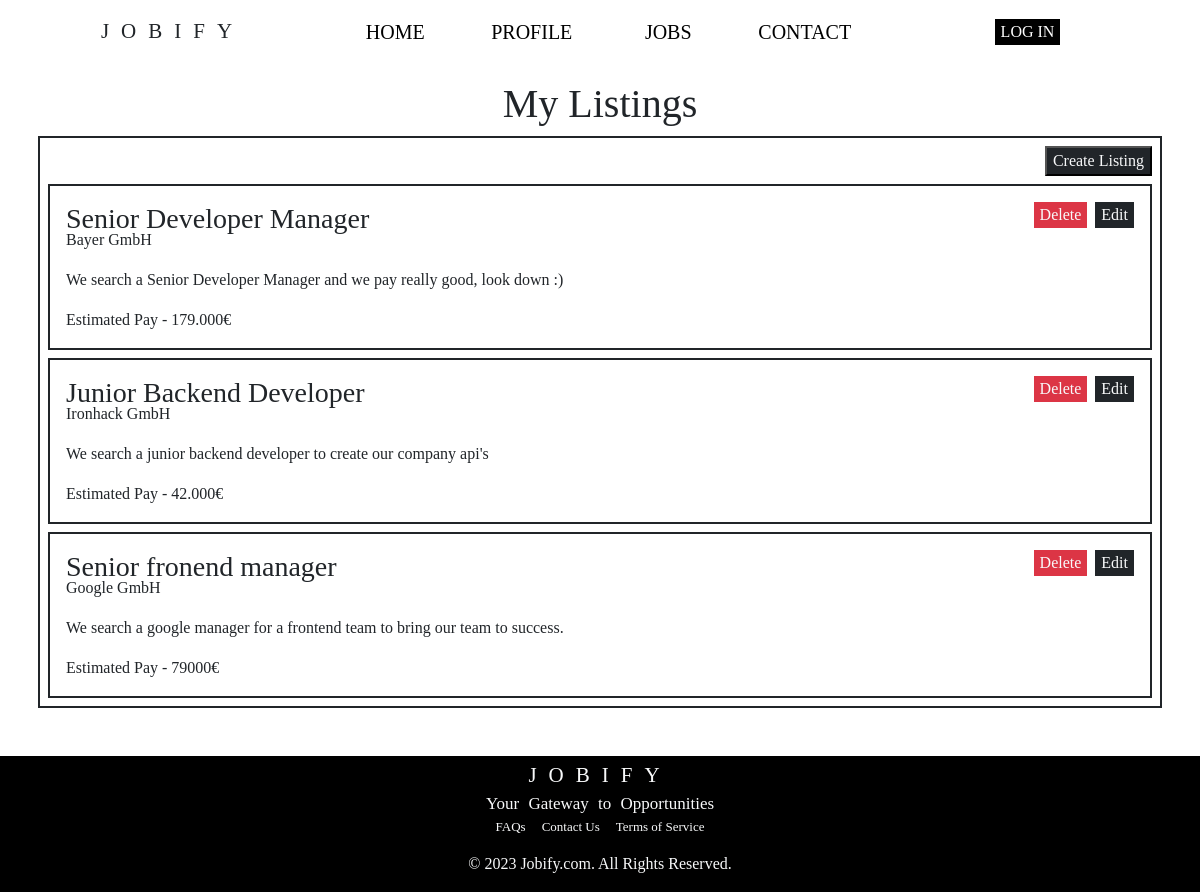
Before: /mylistings with the older database file.
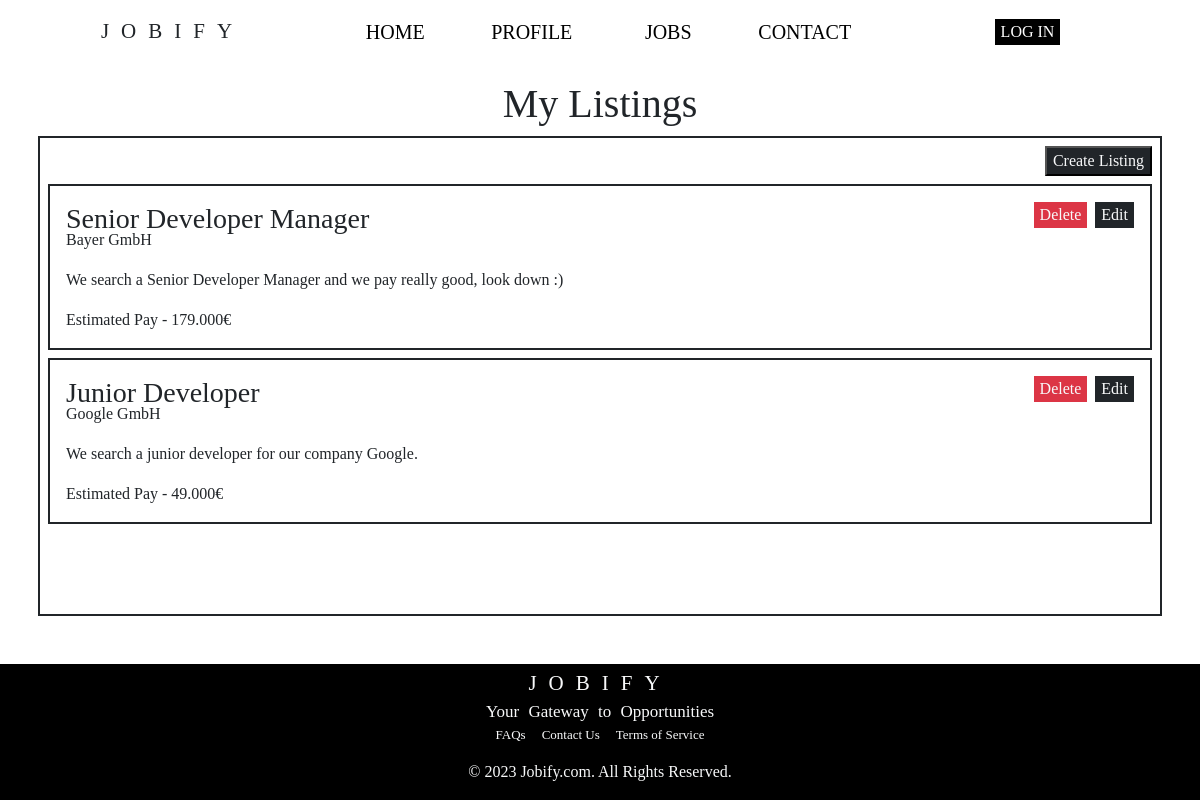
After: the same page with the newer database file.
### main/models.py (models this page shows)
class job_offers(models.Model):
    user = models.ForeignKey(User, on_delete=models.CASCADE)
    title = models.CharField(max_length=64)
    id = models.IntegerField(primary_key=True, unique=True),
    category = models.ForeignKey(categories, on_delete=models.CASCADE)
    pay = models.CharField(max_length=64)
    languages = models.ForeignKey(languages, on_delete=models.CASCADE)
    company = models.CharField(max_length=64)
    description = models.CharField(max_length=512)
    post_date = models.DateTimeField(auto_now=True)
    part_time = models.BooleanField(default=False)

### main/views.py (the view)
# urls.py: path("mylistings", views.mylistings, name="mylistings"),
def mylistings(request):
    return render(request, "main/mylistings.html", {
        "user":request.user,
        "jobs":job_offers.objects.all()
    })

### main/templates/main/mylistings.html (shortened to what this page needs)
{% extends "main/layout.html" %}
{% block body %}
<div class="container main-font h1 mt-3 text-center">My Listings</div>
<div class="container d-flex w-100 h-100 px-2">
    <div id="searchEntries" class="d-flex flex-column w-100 border border-2 border-dark p-2 mb-5 gap-2">
        <a href="{% url 'createListing' %}" class="text-end"><button class="bg-dark text-light main-font">Create Listing</button></a>
        {% for job in jobs %}
        <div style="height:fit-content;" class="d-flex flex-column border border-2 border-dark p-3">
            <div class="d-flex justify-content-between w-100">
                <p style="margin-bottom: -8px;" class="main-font h3">{{ job.title }}</p>
                <div class="d-flex gap-2">
                    <form action="{% url 'deletePosting' %}" method="post">
                        <input type="submit" value="Delete" class="bg-danger text-light main-font border-0">
                    </form>
                    <form action="{% url 'editPosting' %}" method="post">
                        <input type="submit" value="Edit" class="bg-dark text-light main-font border-0">
                    </form>
                </div>
            </div>
            <p class="main-font">{{ job.company }}</p>
            <p class="main-font">{{ job.description }}</p>
            <p class="main-font m-0">Estimated Pay - {{ job.pay }}</p>
        </div>
        {% endfor %}
    </div>
</div>
{% endblock %}

Changed rows visible on the page:
removed job_offers: title "Junior Backend Developer", company "Ironhack GmbH", description "We search a junior backend developer to create our company api's", pay "42.000€"
removed job_offers: title "Senior fronend manager", company "Google GmbH", description "We search a google manager for a frontend team to bring our team to success.", pay "79000€"
added job_offers: title "Junior Developer", company "Google GmbH", description "We search a junior developer for our company Google.", pay "49.000€"
